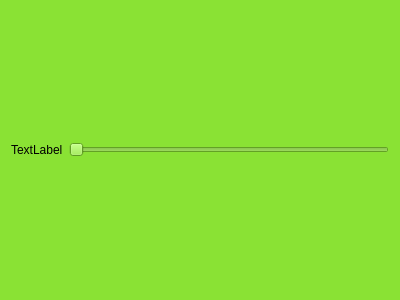
<?xml version="1.0" encoding="UTF-8"?>
<ui version="4.0">
 <class>Form</class>
 <widget class="QWidget" name="Form">
  <property name="geometry">
   <rect>
    <x>0</x>
    <y>0</y>
    <width>400</width>
    <height>300</height>
   </rect>
  </property>
  <property name="windowTitle">
   <string>Slider</string>
  </property>
  <property name="styleSheet">
   <string notr="true">QWidget{
background-color:rgb(138, 226, 52)
}</string>
  </property>
  <layout class="QHBoxLayout" name="horizontalLayout_2">
   <item>
    <layout class="QHBoxLayout" name="horizontalLayout">
     <item>
      <widget class="QLabel" name="label">
       <property name="text">
        <string>TextLabel</string>
       </property>
      </widget>
     </item>
     <item>
      <widget class="QSlider" name="horizontalSlider">
       <property name="orientation">
        <enum>Qt::Horizontal</enum>
       </property>
      </widget>
     </item>
    </layout>
   </item>
  </layout>
 </widget>
 <resources/>
 <connections/>
</ui>
